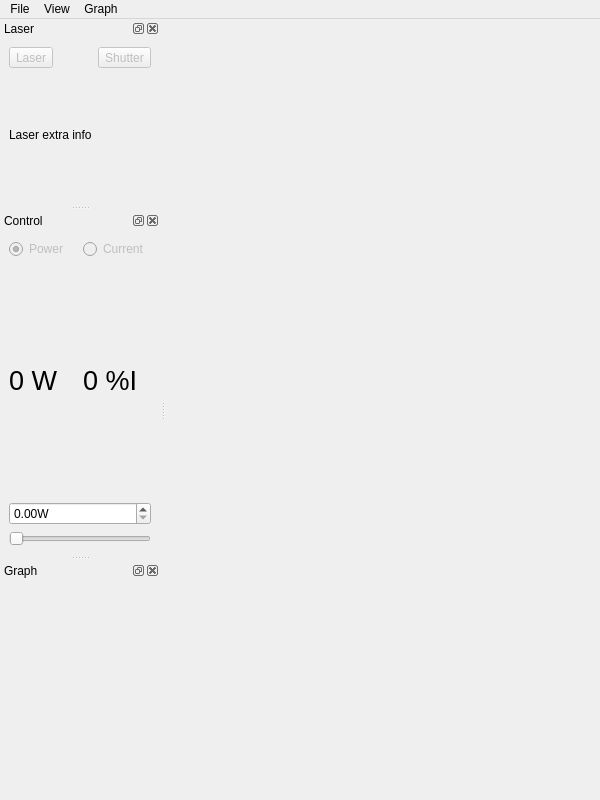
<?xml version="1.0" encoding="UTF-8"?>
<ui version="4.0">
	<class>MainWindow</class>
	<widget class="QMainWindow" name="MainWindow">
		<property name="geometry">
			<rect>
				<x>0</x>
				<y>0</y>
				<width>600</width>
				<height>800</height>
			</rect>
		</property>
		<property name="windowTitle">
			<string>Qudi: Laser</string>
		</property>
		<widget class="QWidget" name="centralwidget">
			<layout class="QVBoxLayout" name="verticalLayout_3"/>
		</widget>
		<widget class="QDockWidget" name="laserDockWidget">
			<property name="windowTitle">
				<string>Laser</string>
			</property>
			<attribute name="dockWidgetArea">
				<number>1</number>
			</attribute>
			<widget class="QWidget" name="dockWidgetContents">
				<layout class="QGridLayout" name="gridLayout_1">
					<item row="0" column="0">
						<widget class="QToolButton" name="laserButton">
							<property name="icon">
								<iconset>
									<normalon>../../artwork/icons/qudiTheme/Laser/LaserOn.png</normalon>
									<normaloff>../../artwork/icons/qudiTheme/Laser/LaserOff.png</normaloff>
								</iconset>
							</property>
							<property name="iconSize">
								<size>
									<width>100</width>
									<height>100</height>
								</size>
							</property>
							<property name="toolButtonStyle">
								<enum>Qt::ToolButtonTextUnderIcon</enum>
							</property>
							<property name="enabled">
								<bool>false</bool>
							</property>
							<property name="text">
								<string>Laser</string>
							</property>
							<property name="checkable">
								<bool>true</bool>
							</property>
						</widget>
					</item>
					<item row="0" column="1">
						<widget class="QToolButton" name="shutterButton">
						<property name="icon">
								<iconset>
									<normalon>../../artwork/icons/qudiTheme/Laser/ShutterOpen.png</normalon>
									<normaloff>../../artwork/icons/qudiTheme/Laser/ShutterClosed.png</normaloff>
								</iconset>
							</property>
							<property name="iconSize">
								<size>
									<width>100</width>
									<height>100</height>
								</size>
							</property>
							<property name="toolButtonStyle">
								<enum>Qt::ToolButtonTextUnderIcon</enum>
							</property>
							<property name="enabled">
								<bool>false</bool>
							</property>
							<property name="text">
								<string>Shutter</string>
							</property>
							<property name="checkable">
								<bool>true</bool>
							</property>
						</widget>
					</item>
					<item row="1" column="0">
						<widget class="QLabel" name="extraLabel">
							<property name="baseSize">
								<size>
									<width>400</width>
									<height>200</height>
								</size>
							</property>
							<property name="text">
								<string>Laser extra info</string>
							</property>
							<property name="wordWrap">
								<bool>true</bool>
							</property>
							<property name="textInteractionFlags">
								<set>Qt::LinksAccessibleByMouse|Qt::TextSelectableByMouse</set>
							</property>
						</widget>
					</item>
				</layout>
			</widget>
		</widget>
		<widget class="QDockWidget" name="adjustDockWidget">
			<property name="windowTitle">
				<string>Control</string>
			</property>
			<attribute name="dockWidgetArea">
				<number>1</number>
			</attribute>
			<widget class="QWidget" name="dockWidgetContents">
				<layout class="QGridLayout" name="gridLayout_2">
					<item row="1" column="1">
						<widget class="QRadioButton" name="currentRadioButton">
							<property name="enabled">
								<bool>false</bool>
							</property>
							<property name="text">
								<string>Current</string>
							</property>
							<attribute name="buttonGroup">
								<string notr="true">controlModeButtonGroup</string>
							</attribute>
						</widget>
					</item>
					<item row="1" column="0">
						<widget class="QRadioButton" name="powerRadioButton">
							<property name="enabled">
								<bool>false</bool>
							</property>
							<property name="text">
								<string>Power</string>
							</property>
							<property name="checked">
								<bool>true</bool>
							</property>
							<attribute name="buttonGroup">
								<string notr="true">controlModeButtonGroup</string>
							</attribute>
						</widget>
					</item>
					<item row="2" column="0">
						<widget class="QLabel" name="powerLabel">
							<property name="font">
								<font>
									<pointsize>20</pointsize>
								</font>
							</property>
							<property name="text">
								<string>0 W</string>
							</property>
						</widget>
					</item>
					<item row="2" column="1">
						<widget class="QLabel" name="currentLabel">
							<property name="font">
								<font>
									<pointsize>20</pointsize>
								</font>
							</property>
							<property name="text">
								<string>0 %I</string>
							</property>
						</widget>
					</item>
					<item row="3" column="0" colspan="2">
						<widget class="ScienDSpinBox" name="setValueDoubleSpinBox">
							<property name="suffix">
								<string>W</string>
							</property>
							<property name="sizePolicy">
								<sizepolicy hsizetype="Expanding" vsizetype="Fixed">
									<horstretch>1</horstretch>
									<verstretch>0</verstretch>
								</sizepolicy>
							</property>
						</widget>
					</item>
					<item row="4" column="0" colspan="2">
						<widget class="QSlider" name="setValueVerticalSlider">
							<property name="maximum">
								<number>100</number>
							</property>
							<property name="sizePolicy">
								<sizepolicy hsizetype="Expanding" vsizetype="Fixed">
									<horstretch>1</horstretch>
									<verstretch>0</verstretch>
								</sizepolicy>
							</property>
							<property name="orientation">
								<enum>Qt::Horizontal</enum>
							</property>
						</widget>
					</item>
				</layout>
			</widget>
		</widget>
		<widget class="QDockWidget" name="plotDockWidget">
			<property name="windowTitle">
				<string>Graph</string>
			</property>
			<attribute name="dockWidgetArea">
				<number>1</number>
			</attribute>
			<property name="sizePolicy">
				<sizepolicy hsizetype="Expanding" vsizetype="Preferred">
					<horstretch>1</horstretch>
					<verstretch>1</verstretch>
				</sizepolicy>
			</property>
			<property name="minimumSize">
				<size>
					<width>50</width>
					<height>100</height>
				</size>
			</property>
			<property name="baseSize">
				<size>
					<width>400</width>
					<height>200</height>
				</size>
			</property>
			<widget class="QWidget" name="pwContainer">
				<property name="sizePolicy">
					<sizepolicy hsizetype="Expanding" vsizetype="Preferred">
						<horstretch>0</horstretch>
						<verstretch>0</verstretch>
					</sizepolicy>
				</property>
				<layout class="QGridLayout" name="gridLayout_3"/>
			</widget>
		</widget>
		<widget class="QMenuBar" name="menubar">
			<property name="geometry">
				<rect>
					<x>0</x>
					<y>0</y>
					<width>730</width>
					<height>18</height>
				</rect>
			</property>
			<widget class="QMenu" name="menuFile">
				<property name="title">
					<string>File</string>
				</property>
				<addaction name="actionClose"/>
			</widget>
			<widget class="QMenu" name="menuView">
				<property name="title">
					<string>View</string>
				</property>
				<addaction name="actionShow_Graph"/>
				<addaction name="actionShow_Controls"/>
				<addaction name="actionReset_View"/>
			</widget>
			<widget class="QMenu" name="menuGraph">
				<property name="title">
					<string>Graph</string>
				</property>
				<addaction name="actionShow_Temp"/>
				<addaction name="actionShow_Current"/>
				<addaction name="actionShow_Power"/>
			</widget>
			<addaction name="menuFile"/>
			<addaction name="menuView"/>
			<addaction name="menuGraph"/>
		</widget>
		<action name="actionClose">
			<property name="icon">
				<iconset>
					<normaloff>../../artwork/icons/oxygen/22x22/application-exit.png</normaloff>../../artwork/icons/oxygen/22x22/application-exit.png
				</iconset>
			</property>
			<property name="text">
				<string>Close</string>
			</property>
		</action>
		<action name="actionShow_Graph">
			<property name="checkable">
				<bool>true</bool>
			</property>
			<property name="checked">
				<bool>true</bool>
			</property>
			<property name="text">
				<string>Show Graph</string>
			</property>
		</action>
		<action name="actionShow_Controls">
			<property name="checkable">
				<bool>true</bool>
			</property>
			<property name="checked">
				<bool>true</bool>
			</property>
			<property name="text">
				<string>Show Control</string>
			</property>
		</action>
		<action name="actionReset_View">
			<property name="text">
				<string>Reset View</string>
			</property>
		</action>
		<action name="actionShow_Temp">
			<property name="checkable">
				<bool>true</bool>
			</property>
			<property name="checked">
				<bool>true</bool>
			</property>
			<property name="text">
				<string>&amp;Plot temperature</string>
			</property>
			<property name="toolTip">
				<string>Toggle laser temperature on graph</string>
			</property>
		</action>
		<action name="actionShow_Current">
			<property name="checkable">
				<bool>true</bool>
			</property>
			<property name="checked">
				<bool>true</bool>
			</property>
			<property name="text">
				<string>&amp;Plot current</string>
			</property>
			<property name="toolTip">
				<string>Toggle laser current on graph</string>
			</property>
		</action>
		<action name="actionShow_Power">
			<property name="checkable">
				<bool>true</bool>
			</property>
			<property name="checked">
				<bool>true</bool>
			</property>
			<property name="text">
				<string>&amp;Plot power</string>
			</property>
			<property name="toolTip">
				<string>Toggle laser power on graph</string>
			</property>
		</action>
	</widget>
	<customwidgets>
		<customwidget>
			<class>ScienDSpinBox</class>
			<extends>QDoubleSpinBox</extends>
			<header>qtwidgets.scientific_spinbox.h</header>
		</customwidget>
	</customwidgets>
	<resources/>
	<connections>
		<connection>
		<sender>actionClose</sender>
		<signal>triggered()</signal>
		<receiver>MainWindow</receiver>
		<slot>close()</slot>
		<hints>
			<hint type="sourcelabel">
				<x>-1</x>
				<y>-1</y>
			</hint>
			<hint type="destinationlabel">
				<x>263</x>
				<y>299</y>
			</hint>
		</hints>
		</connection>
		<connection>
			<sender>actionShow_Graph</sender>
			<signal>toggled(bool)</signal>
			<receiver>plotDockWidget</receiver>
			<slot>setVisible(bool)</slot>
			<hints>
				<hint type="sourcelabel">
					<x>-1</x>
					<y>-1</y>
				</hint>
				<hint type="destinationlabel">
					<x>578</x>
					<y>300</y>
				</hint>
			</hints>
		</connection>
		<connection>
			<sender>actionShow_Controls</sender>
			<signal>toggled(bool)</signal>
			<receiver>adjustDockWidget</receiver>
			<slot>setVisible(bool)</slot>
			<hints>
				<hint type="sourcelabel">
					<x>-1</x>
					<y>-1</y>
				</hint>
				<hint type="destinationlabel">
					<x>51</x>
					<y>300</y>
				</hint>
			</hints>
		</connection>
	</connections>
	<buttongroups>
		<buttongroup name="controlModeButtonGroup"/>
	</buttongroups>
</ui>
